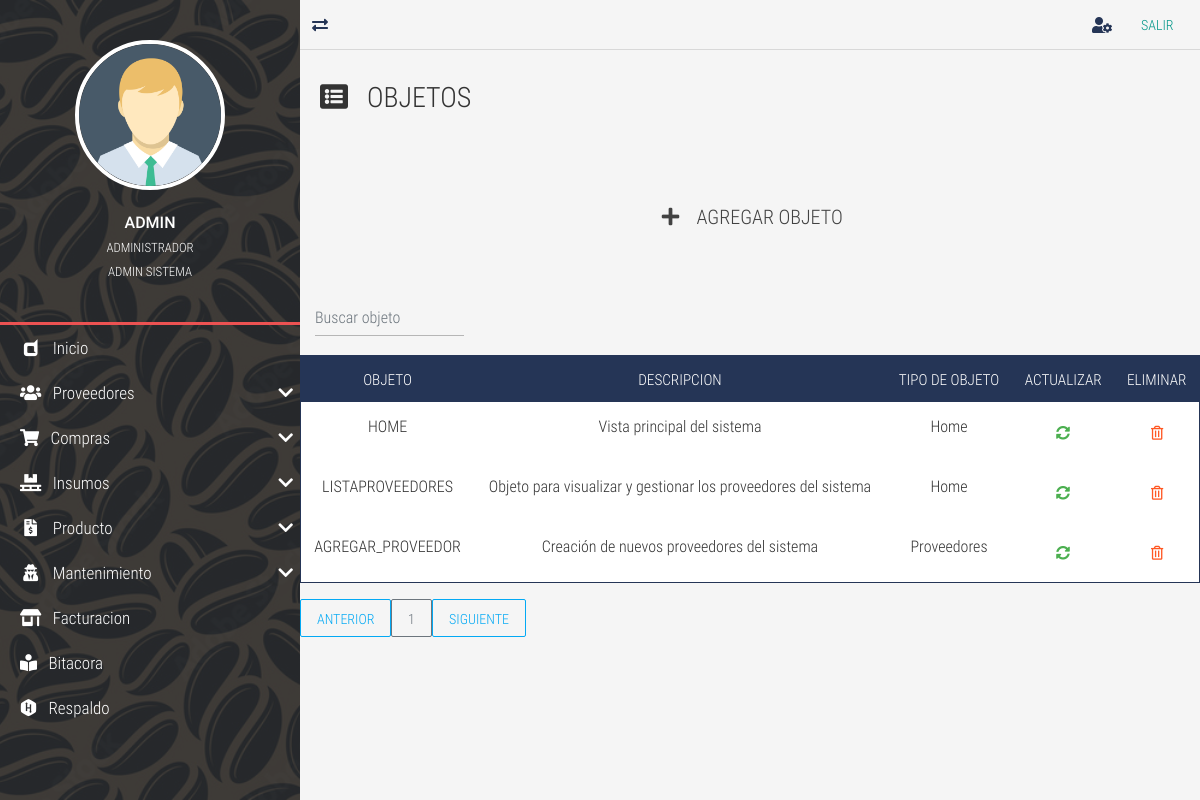
/objetos-list/ (signed in), run on an earlier commit of the app's database.
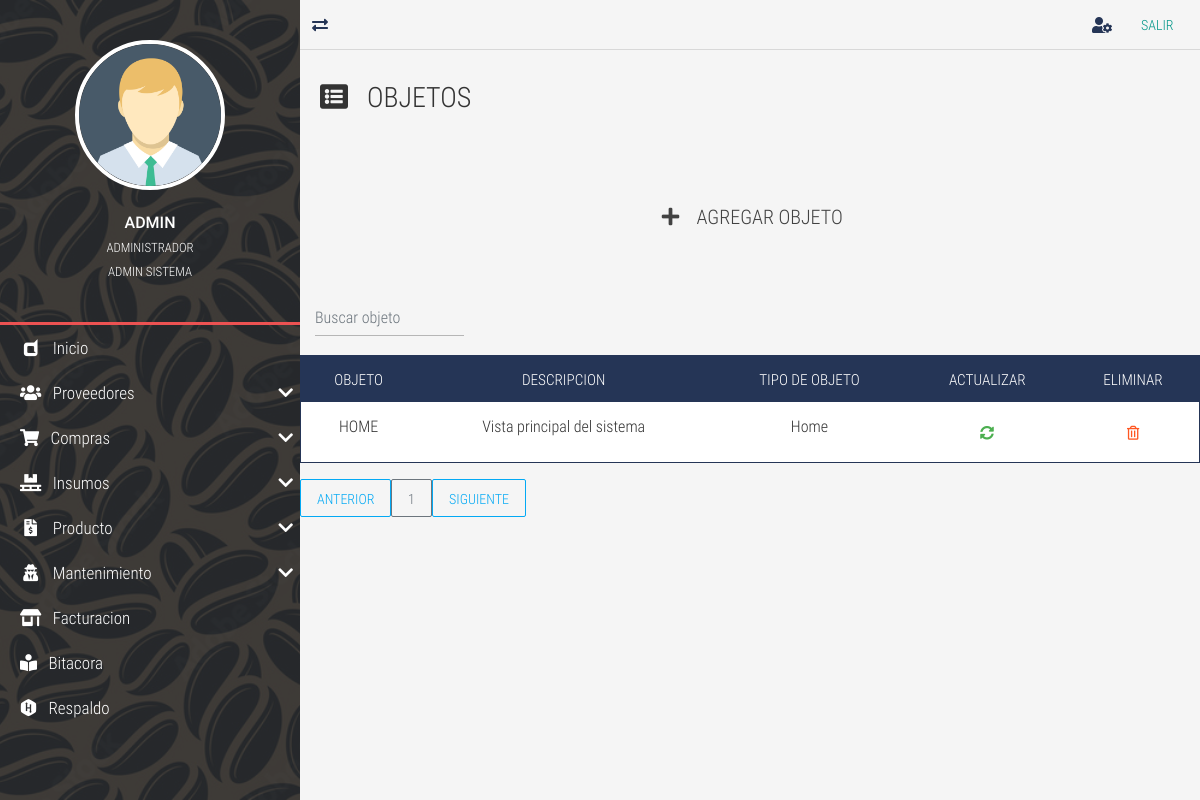
And on a later commit of the database.
### tables this page shows
CREATE TABLE `TBL_objetos` (
  `id_objeto` int NOT NULL AUTO_INCREMENT,
  `objeto` varchar(100) NOT NULL,
  `descripcion` varchar(100) NOT NULL,
  `tipo_objeto` enum('Home','Proveedores','Insumos','Productos','Compras','Facturacion','Mantenimiento') DEFAULT NULL,
  `creado_por` varchar(50) DEFAULT NULL,
  `fecha_creacion` datetime DEFAULT NULL,
  `modificado_por` varchar(50) DEFAULT NULL,
  `fecha_modificacion` datetime DEFAULT NULL,
  PRIMARY KEY (`id_objeto`)
);

### controladores/vistasControlador.php (called while the page is built)
<?php
	require_once "./modelos/vistasModelo.php";
	class vistasControlador extends vistasModelo{
		public function obtener_plantilla_controlador(){
			return require_once "./vistas/plantilla.php";
		}
		public function obtener_vistas_controlador(){
			if(isset($_GET['views'])){
				$ruta=explode("/", $_GET['views']);
				$respuesta=vistasModelo::obtener_vistas_modelo($ruta[0]);
			}else{
				$respuesta="login";
			}
			return $respuesta;
		}
	}

### index.php (called while the page is built, shortened)
<?php
	require_once "./controladores/vistasControlador.php";
	$plantilla = new vistasControlador();
	$plantilla->obtener_plantilla_controlador();

### modelos/vistasModelo.php (called while the page is built, shortened)
<?php
	class vistasModelo{
		protected static function obtener_vistas_modelo($vistas){
			$listaBlanca=["restaurar","respaldo","bitacora","prueba","proveedor-list","proveedor-new","proveedor-update","client-update","company"
			,"home","insumos-list","insumos-new","insumos-update","objetos-list","objetos-new","objetos-update","inventario-list","producto-list","producto-new",
			"reservation-pending","reservation-search","producto-update","user-list","rol-list","permisos-list","reservation-reservation","user-new","user-search",
			"user-update","salir","compra-list","compra-new","compra-search","compra-detalle", "parametros-list", "preguntas-list"];
			if(in_array($vistas, $listaBlanca)){
				if(is_file("./vistas/contenidos/".$vistas."-view.php")){
					$contenido="./vistas/contenidos/".$vistas."-view.php";
				}else{
					$contenido="404";
				}
			}elseif($vistas=="login" || $vistas=="index" || $vistas=="prueba" || $vistas=="rec-correo" || $vistas=="rec-preguntas" || $vistas=="cambiocontrasena"
			|| $vistas=="primer-ingreso" || $vistas=="verifica-codigo" || $vistas=="autoregistro" || $vistas=="preguntasusuario" || $vistas=="rsp"){
				$contenido="login";
			}else{
				$contenido="404";
				$contenido="rsp";
			}
			return $contenido;
		}
	}

### vistas/contenidos/objetos-list-view.php (the view, shortened to what this page needs)
<div class="full-box page-header">
	<h3 class="text-left">
		<i class="fas fa-list-alt"></i> &nbsp; OBJETOS
	</h3>
</div>
<div class="container-fluid">
	<ul class="full-box list-unstyled page-nav-tabs">
		<li>
			<div class="btn btn-dark btn-lg" data-toggle="modal" data-target="#ModalCrear"><i class="fas fa-plus fa-fw"></i> &nbsp; AGREGAR OBJETO</div>
		</li>
		</ul>
</div>
<?php
	$where="";
?>
<div class="container-fluid">
  <form class="d-flex">
      <input class="form-control me-2 light-table-filter" data-table="table_id" type="text"
      placeholder="Buscar objeto">
</form>
</div>
      <table class="table table-striped table-dark table_id text-center" id="tblDatos">
        <thead>
        <tr>
            <th>OBJETO</th>
            <th>DESCRIPCION</th>
            <th>TIPO DE OBJETO</th>
            <th>ACTUALIZAR</th>
			<th>ELIMINAR</th>
            </tr>
        </thead>
        <tbody>
		<?php
			include ("./cone.php");
			$SQL="SELECT * FROM TBL_objetos
			$where";
			$dato = mysqli_query($conexion, $SQL);
			if($dato -> num_rows >0){
				while($fila=mysqli_fetch_array($dato)){
			?>
		<tr>
			<td><?php echo $fila['objeto']; ?></td>
			<td><?php echo $fila['descripcion']; ?></td>
			<td><?php echo $fila['tipo_objeto']; ?></td>
			<td>
				<div class="btn btn-success" data-toggle="modal" data-target="#ModalActualizar<?php echo $fila['id_objeto'];?>">
					<i class="fas fa-sync-alt"> </i>
				</div>
			</td>
			<td>
				<form class="FormularioAjax" action="<?php echo SERVERURL; ?>ajax/objetoAjax.php" method="POST" data-form="delete" autocomplete="off">
				<button type="submit" class="btn btn-warning">
					<i class="far fa-trash-alt"></i>
				</button>
				</form>
			</td>
		</tr>
		<?php
			}
				}else{
		?>
		<tr class="text-center">
		<td colspan="16">No existen registros</td>
		</tr>
    <?php
		}
	?>
		</tbody>
  </table>
<div id="paginador" class=""></div>

### vistas/plantilla.php (shortened to what this page needs)
<!DOCTYPE html>
<html lang="es">
<head>
	<?php include "./vistas/inc/Link.php"; ?>
</head>
<body>
	<?php
		require_once "./controladores/vistasControlador.php";
		$IV = new vistasControlador();
		$vistas=$IV->obtener_vistas_controlador();
		if($vistas=="login" || $vistas=="404" || $vistas=="olvido-contrasena" || $vistas=="rec-correo" || $vistas=="rec-preguntas" || $vistas=="cambiocontrasena"
		 || $vistas=="primer-ingreso" || $vistas=="verifica-codigo" || $vistas=="autoregistro" || $vistas=="preguntasusuario" || $vistas=="rsp" ){
			require_once "./vistas/contenidos/".$vistas."-view.php";
		}else{
			require_once './controladores/loginControlador.php';
	?>
	<main class="full-box main-container">
		<?php include "./vistas/inc/NavLateral.php"; ?>
		<section class="full-box page-content">
			<?php
				include "./vistas/inc/NavBar.php";
				include  $vistas;
			?>
		</section>
	</main>
	<?php
		}
	?>
</body>
</html>

### vistas/inc/Link.php (shortened to what this page needs)
<link rel="stylesheet" href="<?php echo SERVERURL; ?>vistas/css/normalize.css">
<link rel="stylesheet" href="<?php echo SERVERURL; ?>vistas/css/bootstrap.min.css">
<link rel="stylesheet" href="<?php echo SERVERURL; ?>vistas/css/bootstrap-material-design.min.css">
<link rel="stylesheet" href="<?php echo SERVERURL; ?>vistas/css/all.css">
<link rel="stylesheet" href="<?php echo SERVERURL; ?>vistas/css/sweetalert2.min.css">
<link rel="stylesheet" href="<?php echo SERVERURL; ?>vistas/css/jquery.mCustomScrollbar.css">
<link rel="stylesheet" href="<?php echo SERVERURL; ?>vistas/css/style.css">
<link rel="stylesheet" href="<?php echo SERVERURL; ?>vistas/css/estilos-login.css">

### vistas/inc/NavLateral.php (shortened to what this page needs)
<section class="full-box nav-lateral">
	<div class="full-box nav-lateral-content">
		<figure class="full-box nav-lateral-avatar">
			<img src="<?php echo SERVERURL; ?>vistas/assets/avatar/Avatar.png" class="img-fluid" alt="Avatar">
			<figcaption class="roboto-medium text-center">
				<?php echo $_SESSION['usuario_login']?>
				<br><small class="roboto-condensed-light"><?php echo $_SESSION['nombre_usuario']?> </small>
				<br><small class="roboto-condensed-light"><?php echo $_SESSION['rol']?> </small>
			</figcaption>
		</figure>
		<div class="full-box nav-lateral-bar"></div>
		<nav class="full-box nav-lateral-menu">
			<ul>
			<?php
			if($_SESSION['rol']=='ADMIN SISTEMA'){
				?>
				<li>
					<a href="<?php echo SERVERURL; ?>home/"><i class="fab fa-dashcube fa-fw"></i> &nbsp; Inicio</a>
				</li>
				<li>
					<a href="#" class="nav-btn-submenu"><i class="fas fa-users fa-fw"></i> &nbsp; Proveedores <i class="fas fa-chevron-down"></i></a>
				</li>
				<li>
					<a href="#" class="nav-btn-submenu"><i class="fas fa-shopping-cart"></i></i> &nbsp; Compras <i class="fas fa-chevron-down"></i></a>
				</li>
				<li>
					<a href="#" class="nav-btn-submenu"><i class="fas fa-pallet fa-fw"></i> &nbsp; Insumos <i class="fas fa-chevron-down"></i></a>
				</li>
				<li>
					<a href="#" class="nav-btn-submenu"><i class="fas fa-file-invoice-dollar fa-fw"></i> &nbsp; Producto <i class="fas fa-chevron-down"></i></a>
				</li>
				<li>
					<a href="#" class="nav-btn-submenu"><i class="fas  fa-user-secret fa-fw"></i> &nbsp; Mantenimiento <i class="fas fa-chevron-down"></i></a>
				</li>
				<li>
					<a href="<?php echo SERVERURL; ?>company/"><i class="fas fa-store-alt fa-fw"></i> &nbsp; Facturacion</a>
				</li>
				<li>
					<a href="<?php echo SERVERURL; ?>bitacora/"><i class="fas fa-book-reader"></i> &nbsp; Bitacora</a>
				</li>
				<li>
					<a href="<?php echo SERVERURL; ?>respaldo/"><i class="fab fa-hackerrank"></i></i> &nbsp; Respaldo</a>
				</li>
				<?php
				}?>
			</ul>
		</nav>
	</div>
</section>

### vistas/inc/NavBar.php
<nav class="full-box navbar-info">
	<a href="#" class="float-left show-nav-lateral">
		<i class="fas fa-exchange-alt"></i>
	</a>
	<a href="<?php echo SERVERURL; ?>user-update/">
		<i class="fas fa-user-cog"></i>
	</a>
	<a href="<?php echo SERVERURL?>salir/"><button type="button"
	class="btn btn-primary">Salir</button></a>
</nav>

### vistas/css/all.css (style rules this page uses)
.fa, .fas, .far, .fal, .fab { -moz-osx-font-smoothing: grayscale; -webkit-font-smoothing: antialiased; display: inline-block; font-style: normal; font-variant: normal; text-rendering: auto; line-height: 1; }
.fa-fw { text-align: center; width: 1.25em; }
.fa-book-reader:before { content: "\f5da"; }
.fa-chevron-down:before { content: "\f078"; }
.fa-dashcube:before { content: "\f210"; }
.fa-exchange-alt:before { content: "\f362"; }
.fa-file-invoice-dollar:before { content: "\f571"; }
.fa-hackerrank:before { content: "\f5f7"; }
.fa-list-alt:before { content: "\f022"; }
.fa-pallet:before { content: "\f482"; }
.fa-plus:before { content: "\f067"; }
.fa-shopping-cart:before { content: "\f07a"; }
.fa-store-alt:before { content: "\f54f"; }
.fa-sync-alt:before { content: "\f2f1"; }
.fa-trash-alt:before { content: "\f2ed"; }
.fa-user-cog:before { content: "\f4fe"; }
.fa-user-secret:before { content: "\f21b"; }
.fa-users:before { content: "\f0c0"; }
.fab { font-family: 'Font Awesome 5 Brands'; }
.far { font-family: 'Font Awesome 5 Free'; font-weight: 400; }
.fa, .fas { font-family: 'Font Awesome 5 Free'; font-weight: 900; }

### vistas/css/style.css (style rules this page uses)
:root { --color-one: #F5F5F5; --color-two: #24292E; --color-three: #EC5252; --form-color: #14111A; --accent-color: #253556; --border-color: #D8D8D8; }
body,html { font-family: 'roboto_condensed_light'; width: 100vw; height: 100vh; background-color: var(--color-one); color: #333; font-size: 16px; }
.full-box { margin: 0; padding: 0; box-sizing: border-box; width: 100%; }
.page-header { padding: 30px 20px 60px 20px; }
.page-header > :nth-child(1) { padding-bottom: 7px; }
.page-nav-tabs { display: flex; justify-content: center; flex-wrap: wrap; margin-bottom: 30px; }
.page-nav-tabs li, .page-nav-tabs li a { height: 40px; line-height: 40px; }
.page-nav-tabs li { margin: 5px 20px; }
.table .btn { margin-bottom: 0; }
.table thead th { color: #FFF; }
.table tbody tr { color: #333; transition: all .2s ease-in-out; }
.table-dark, .table { background-color: #fff; }
.table-dark { border: 1px solid var(--accent-color); }
.table-dark thead tr { background-color: var(--accent-color); }
.table-dark td, .table-dark thead th, .table-dark th { border: none; }
table form { margin-bottom: 0; }
.roboto-medium { font-family: 'roboto_medium_regular'; }
.roboto-condensed-light { font-family: 'roboto_condensed_light'; }
.main-container { height: 100%; position: absolute; top: 0; left: 0; overflow: hidden; }
.page-content, .nav-lateral { height: 100%; overflow: hidden; }
.page-content { position: relative; padding-left: 300px; transition: all .2s ease-in-out; padding-bottom: 20px; }
.nav-lateral { width: 300px; position: absolute; top: 0; left: 0; z-index: 1; transition: all .2s ease-in-out; background-image: url('../assets/img/adobe.jpg'); background-position: center center; background-size: cover; }
.nav-lateral-content { max-width: 300px; height: 100%; background-color: rgba(36, 41, 46, .8); }
.nav-lateral-bar { height: 3px; background-color: var(--color-three); }
.nav-lateral-avatar { padding: 40px 0; }
.nav-lateral-avatar img { width: 50%; margin: 0 auto; display: block; border: 4px solid #FFF; border-radius: 100%; }
.nav-lateral-avatar figcaption { margin-top: 20px; color: #FFF; }
.nav-lateral-menu { height: auto; }
.nav-lateral-menu ul { margin: 0; padding: 0; list-style: none; }
.nav-lateral-menu ul li { width: 100%; height: auto; }
.nav-lateral-menu ul li a { display: block; width: 100%; height: 45px; line-height: 45px; text-decoration: none; color: #FFF; font-size: 17px; box-sizing: border-box; padding-left: 20px; transition: all .2s ease-in-out; }
.nav-lateral-menu .fa-chevron-down, .nav-lateral-menu .fa-chevron-up { float: right; height: 45px; line-height: 45px; margin-right: 7px; transition: all .2s ease-in-out; }
.navbar-info { height: 50px; border-bottom: 1px solid var(--border-color); text-align: right; padding-right: 10px; }
.navbar-info a { color: var(--accent-color); height: 50px; min-width: 40px; text-align: center; line-height: 50px; display: inline-block; transition: all .2s ease-out; user-select: none; }

What changed in the data, as far as the page shows it:
removed tbl_objetos: objeto "LISTAPROVEEDORES", descripcion "Objeto para visualizar y gestionar los proveedores del sistema", tipo_objeto "Home"
removed tbl_objetos: objeto "AGREGAR_PROVEEDOR", descripcion "Creación de nuevos proveedores del sistema", tipo_objeto "Proveedores"
